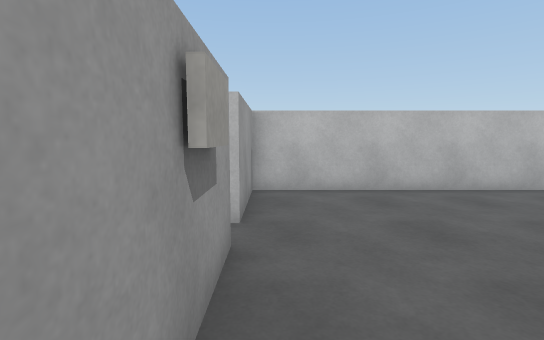
view 1 (above)

24 first-person views from a walk through a 3-D level made in the Unity game engine. The camera is 1.3 m above the floor, tilts 6° down and sees 85° across. Doors are open. The floor is counted in squares, 1 m on a side. Each view is taken from the middle of a square. On the plan, view 1 faces up. The plan holds only what a view shows up to about 14 squares ahead; the rest is blank. The place goes on beyond the plan. The player is left out. Surface patterns are stand-ins for the level's own textures.

view 2
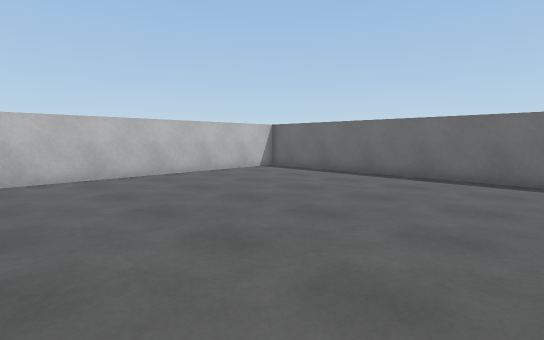

view 3
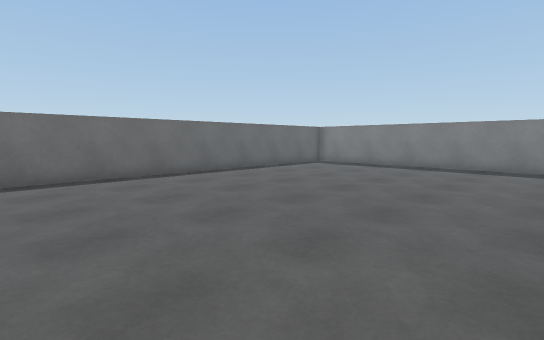

view 4
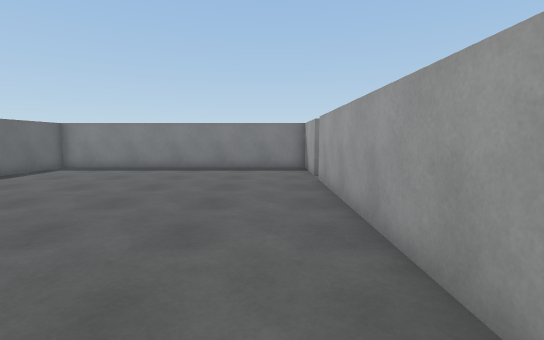

view 5
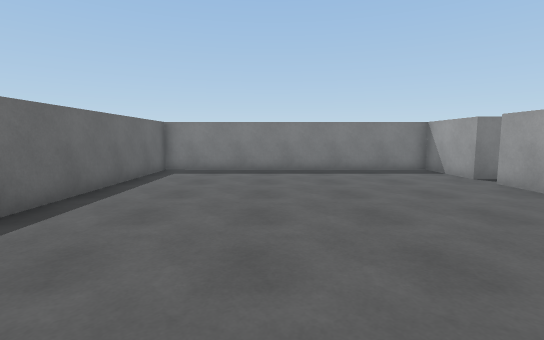

view 6
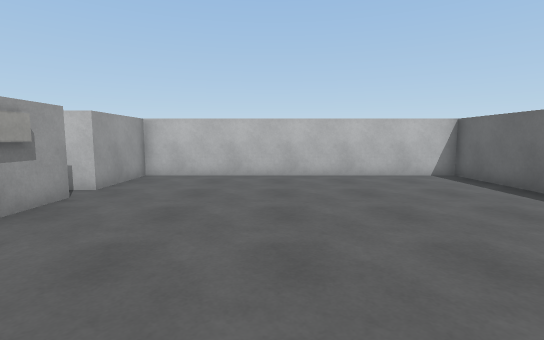

view 7
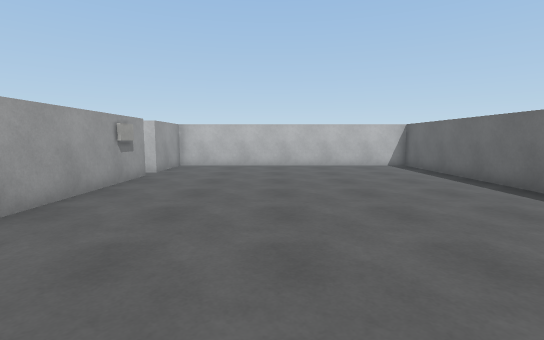

view 8
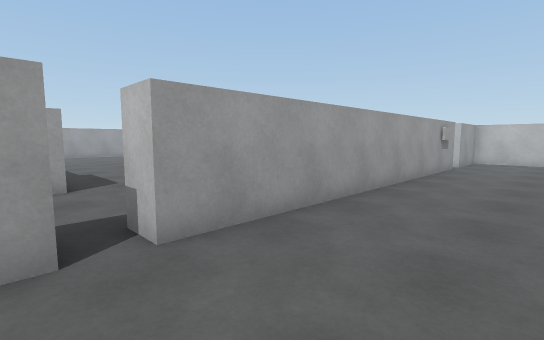

view 9
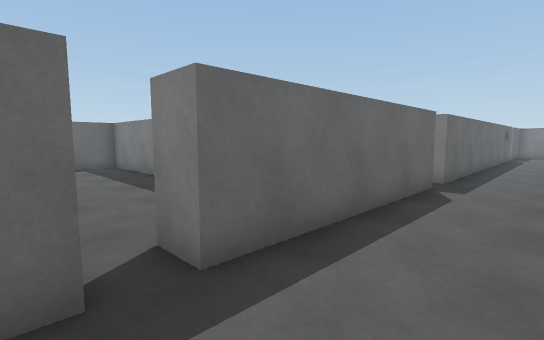

view 10
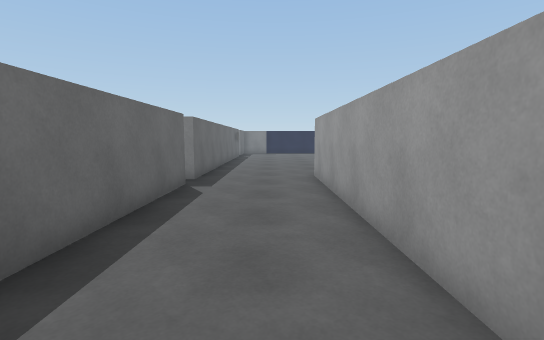

view 11
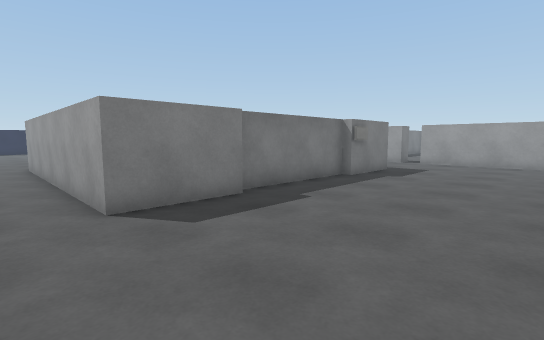

view 12
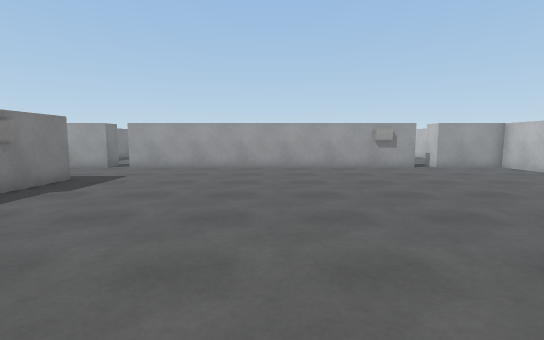

view 13
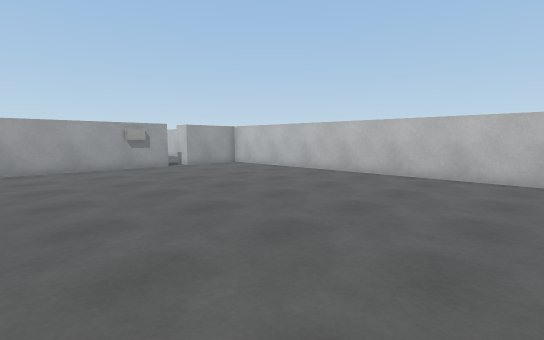

view 14
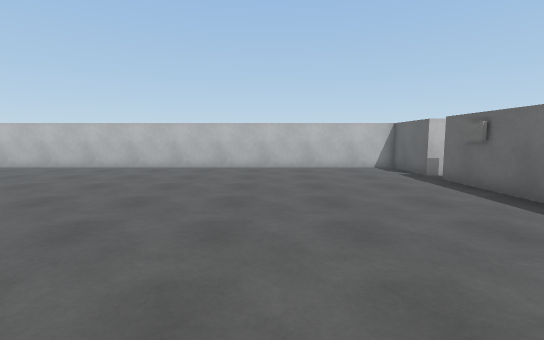

view 15
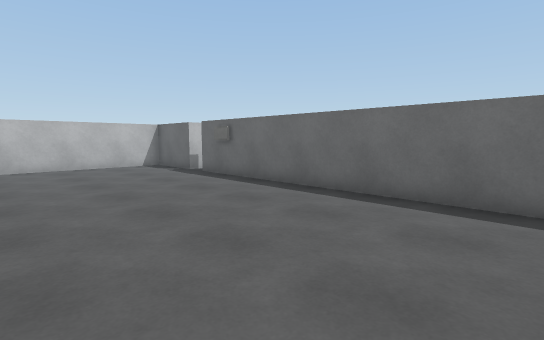

view 16
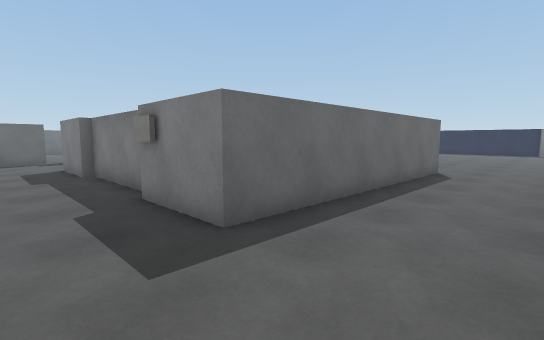

view 17
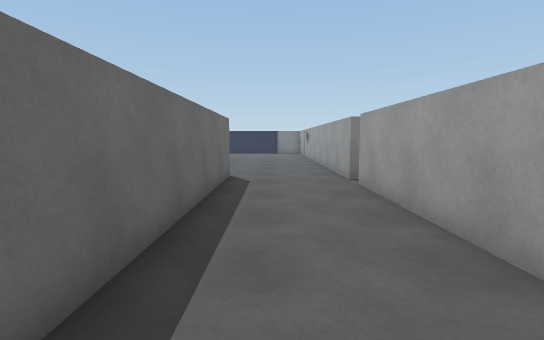

view 18
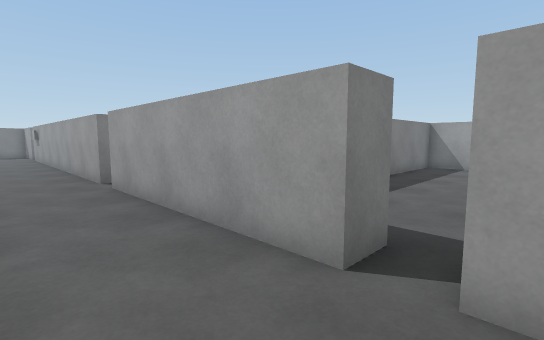

view 19
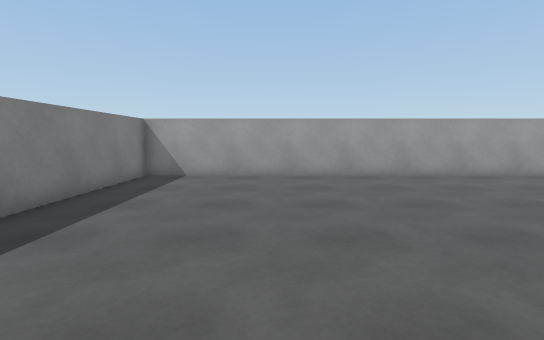

view 20
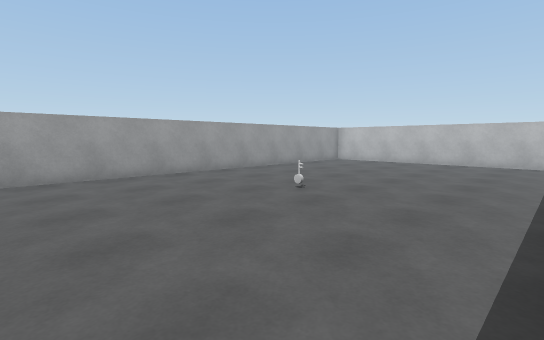

view 21
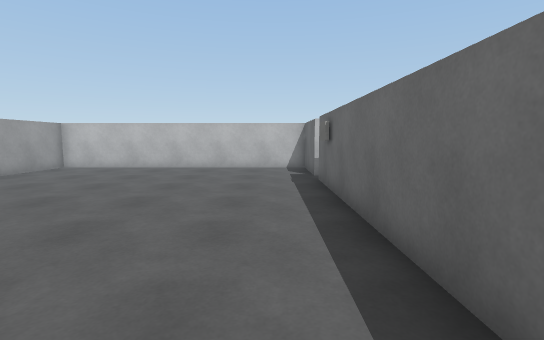

view 22
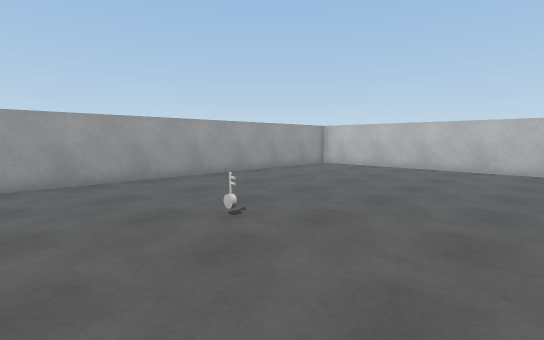

view 23
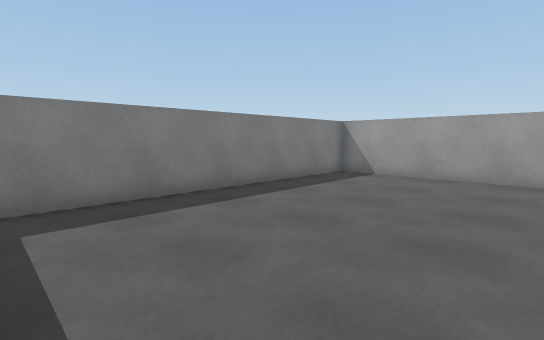

view 24
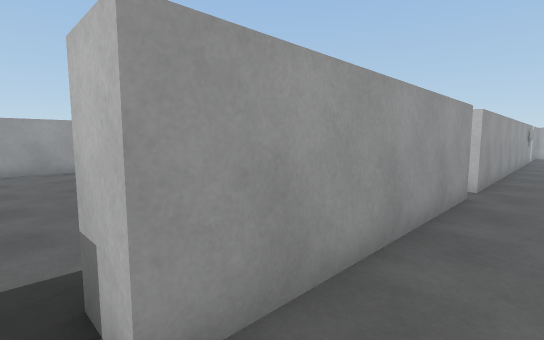

### Floor plan
Points are (right, up) in squares from view 1. A wall is a line through its corners. A room is listed if a view was taken in it or the views show most of it. See-through windows are left out.
Room 1 (views 1, 2, 3, 4, 5, 6, 7, 8)
walls: (-0.5, 3.5) (-0.5, -9.5); (-0.5, -10.5) (-0.5, -13.5) (10.5, -13.5) (10.5, 7.5) (-0.5, 7.5) (-0.5, 4.5)
ways out: open door at (-1, -10) to room 2; open door at (-1, 4) to room 2
objects: other object (0, 2)
Room 2 (views 9, 10, 11, 12, 13, 14, 15, 16, 17, 18, 24)
walls: (-8.5, -9.5) (-5.5, -9.5) (-5.5, -19.5); (-13.5, -9.9) (-8.5, -9.9); (-1.5, -9.5) (-1.5, 3.5); (-20.5, -10.5) (-20.5, -17.5); (-20.5, 3.6) (-20.5, -9.5); (-1.5, 4.5) (-1.5, 7.5) (-20.5, 7.5) (-20.5, 4.5); (-16.5, -19.5) (-16.5, -9.5) (-13.5, -9.5); (-1.5, -17.6) (-1.5, -10.5); (-20.5, -18.4) (-20.5, -19.5); (-1.5, -19.5) (-1.5, -18.5) (-1.1, -18.5)
ways out: open door at (-1, -10) to room 1; open door at (-1, 4) to room 1; open door at (-21, -10) to room 3; open door at (-21, 4) to room 3; opening at (-1, -18.5); open door at (-21, -18)
objects: other object (-20, 2); other object (-14, -9); other object (-2, 2)
Room 3 (views 19, 20, 21, 22, 23)
walls: (-21.5, -4.5) (-21.5, 3.5); (-21.5, 4.5) (-21.5, 7.5) (-32.5, 7.5) (-32.5, -13.5) (-22.2, -13.5)
ways out: open door at (-21, -10) to room 2; open door at (-21, 4) to room 2
objects: key (-27, -3); other object (-22, 2)

Positions as (right, up) in squares from view 1, and headings:
1: (0, 0), facing up
2: (0, -3), facing up-right
3: (0, 1), facing down-right
4: (1, 0), facing down
5: (6, -1), facing down
6: (4, -3), facing up
7: (4, -7), facing up
8: (3, -11), facing up-left
9: (-4, -9), facing down-right
10: (-4, -9), facing down
11: (-4, -4), facing down-left
12: (-7, -3), facing left
13: (-7, -3), facing up-left
14: (-7, -6), facing up
15: (-8, -7), facing up-right
16: (-20, -7), facing down-right
17: (-18, -9), facing down
18: (-18, -9), facing down-left
19: (-22, -9), facing left
20: (-22, -9), facing up-left
21: (-23, -6), facing up
22: (-23, -6), facing up-left
23: (-22, -7), facing down-left
24: (-19, -18), facing up-left
